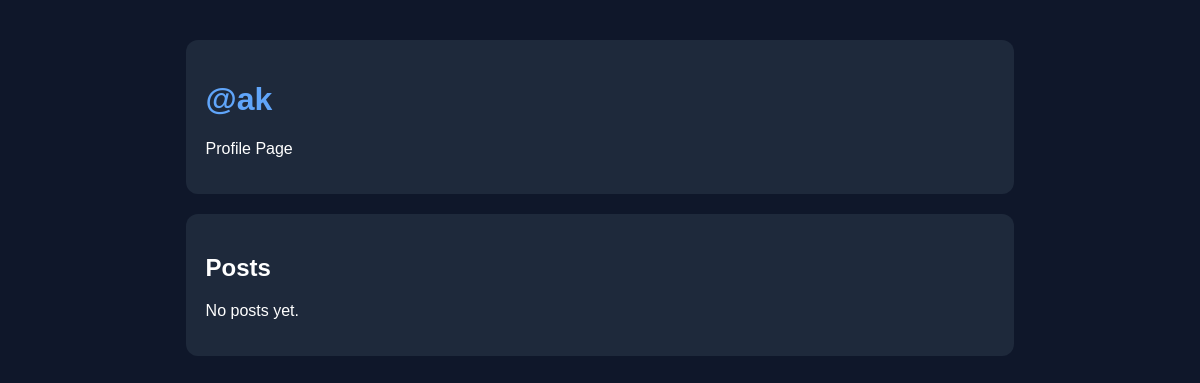
The page /profile/ak/ on the database as committed earlier.
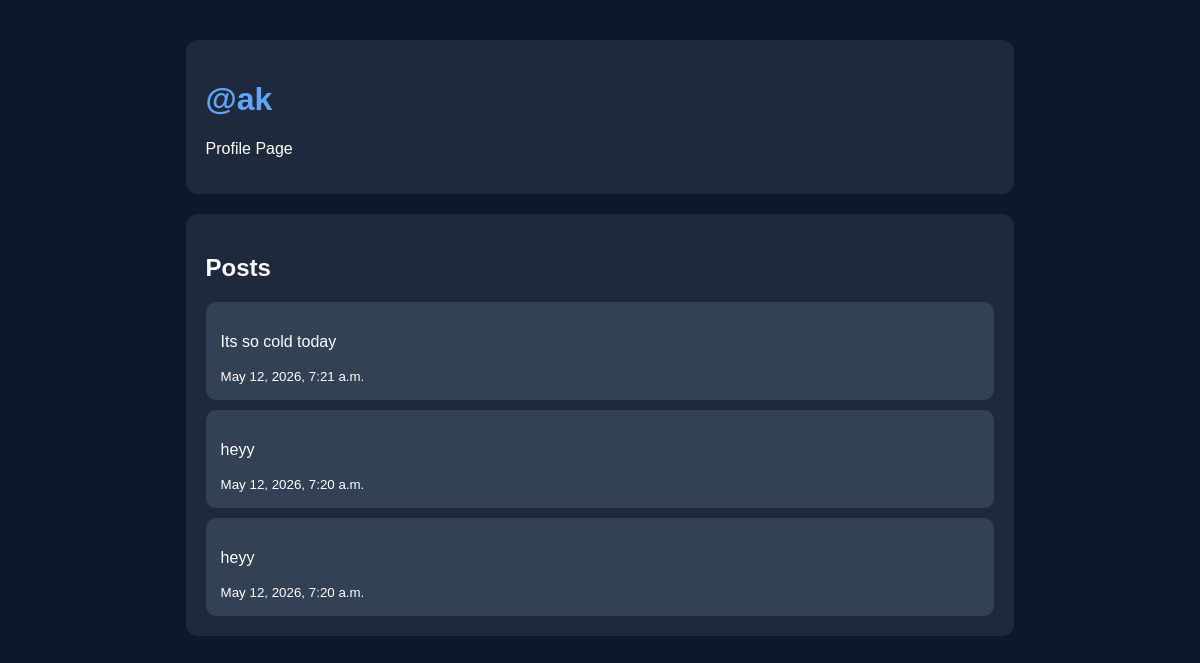
The same page on the database as committed later.
### posts/models.py (models this page shows, shortened)
class Post(models.Model):
    user=models.ForeignKey(User,on_delete=models.CASCADE)
    content=models.TextField()
    created_at=models.DateTimeField(auto_now_add=True)

### accounts/views.py (the view)
# urls.py: path('profile/<str:username>/', views.profile, name="profile"),
def profile(request,username):
    user=get_object_or_404(User, username=username)
    posts = Post.objects.filter(user=user).order_by("-created_at")
    return render(request,"profile.html",{
        "profile_user":user,
        "posts":posts
    })

### templates/profile.html (shortened to what this page needs)
<!DOCTYPE html>
<html>
<head>
</head>
<body>
<div class="container">
    <div class="box">
        <h1>@{{ profile_user.username }}</h1>
        <p>Profile Page</p>
    </div>
    <div class="box">
        <h2>Posts</h2>
        {% for post in posts %}
            <div class="post">
                <p>{{ post.content }}</p>
                <small>{{ post.created_at }}</small>
            </div>
        {% empty %}
            <p>No posts yet.</p>
        {% endfor %}
    </div>
</div>
</body>
</html>

Rows that differ between the two databases and show on the page:
added Post: content "Its so cold today", created_at "May 12, 2026, 7:21 a.m."
added Post: content "heyy", created_at "May 12, 2026, 7:20 a.m."
added Post: content "heyy", created_at "May 12, 2026, 7:20 a.m."
Other text that changed with them:
text no longer shown: "No posts yet."
